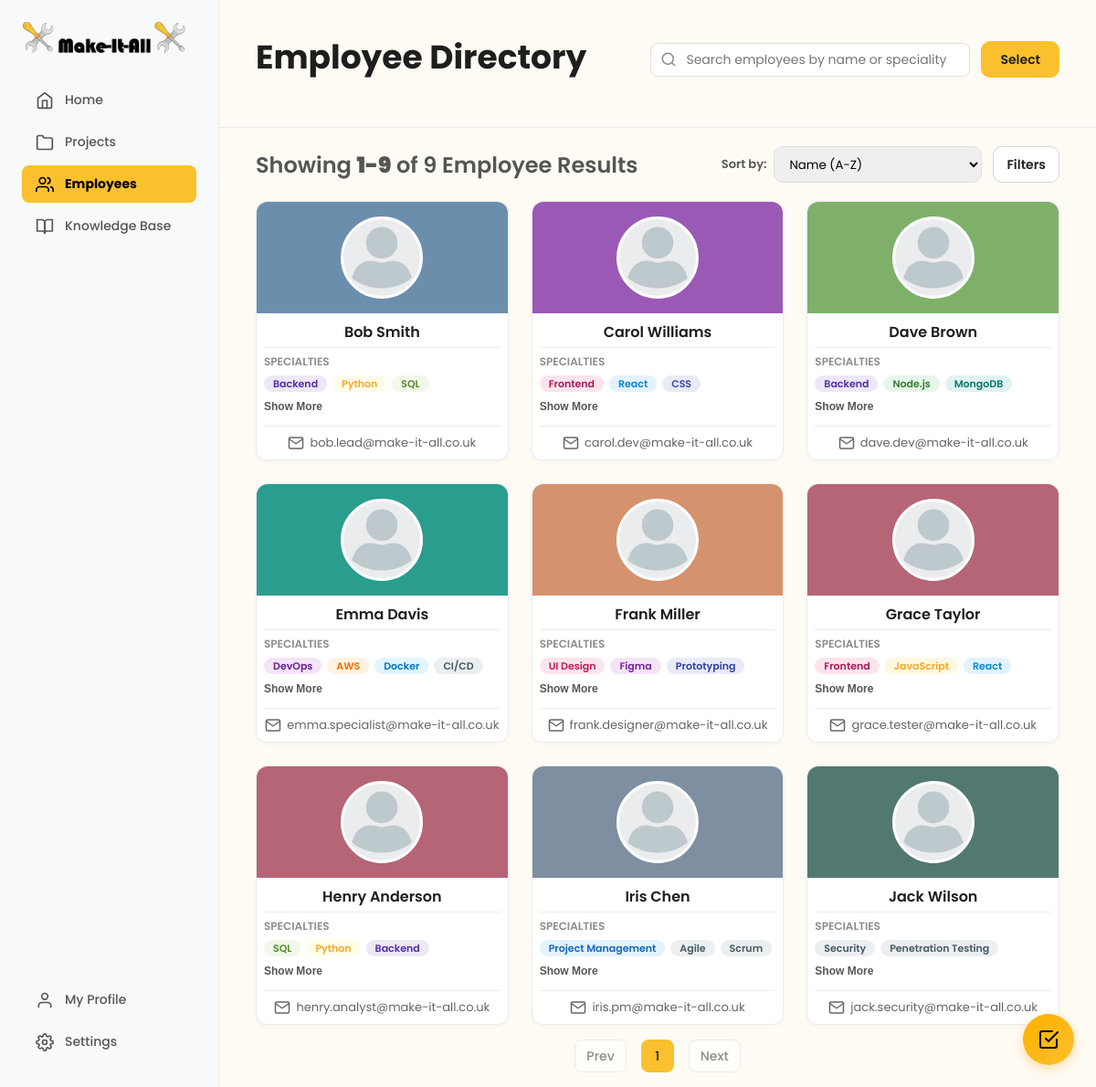
Before: /user/employees/employee-directory.php (signed in) with the older database file.
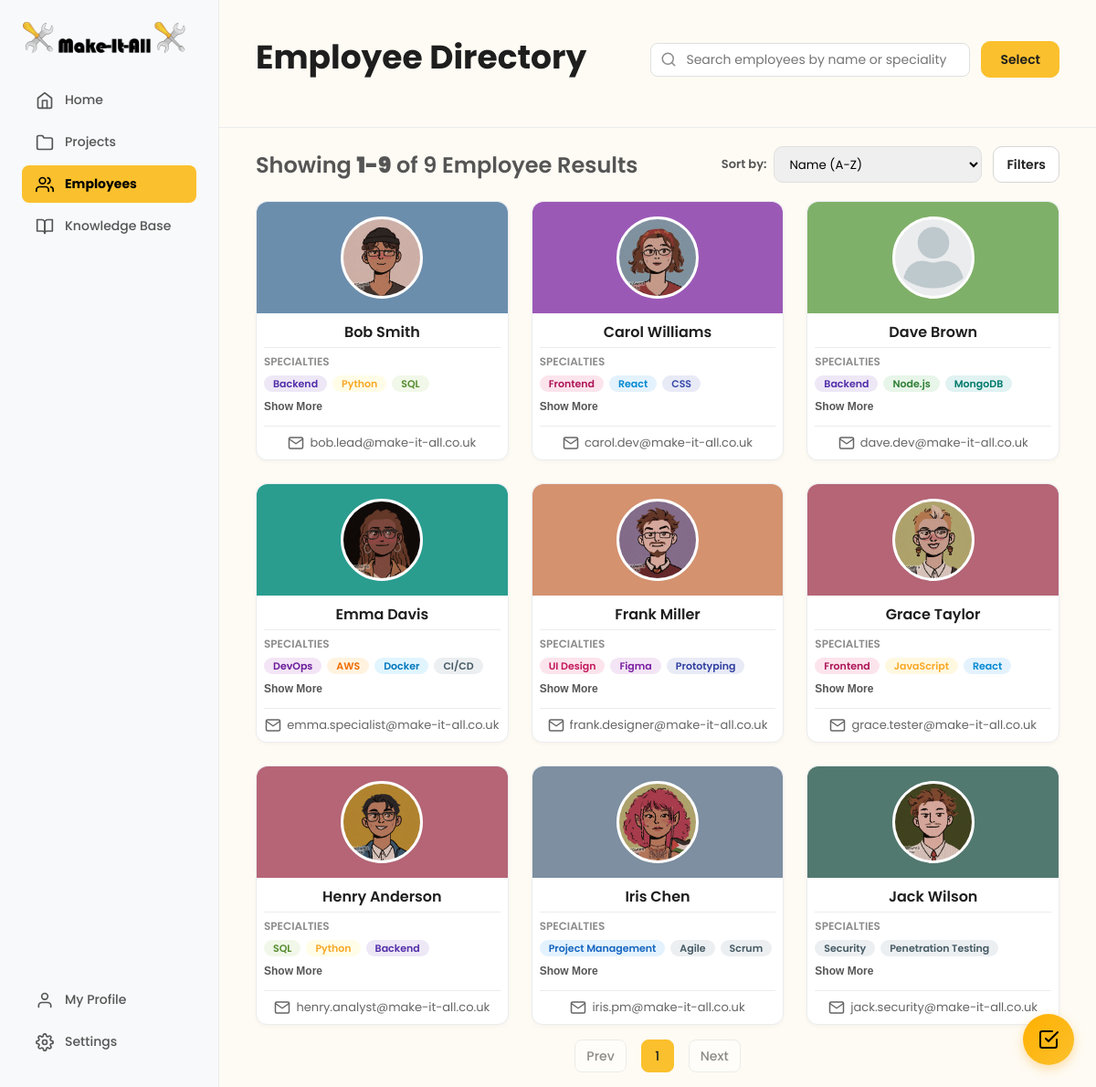
After: the same page with the newer database file.
### tables this page shows
CREATE TABLE users (
    user_id INT AUTO_INCREMENT PRIMARY KEY,
    email VARCHAR(255) NOT NULL UNIQUE,
    password_hash VARCHAR(255) NULL COMMENT 'NULL for non-registered employees',
    is_registered BOOLEAN DEFAULT FALSE,
    first_name VARCHAR(100) NOT NULL,
    last_name VARCHAR(100) NOT NULL,
    profile_picture VARCHAR(255) DEFAULT '/default-avatar.png',
    role ENUM('manager', 'team_leader', 'team_member', 'technical_specialist') NOT NULL DEFAULT 'team_member',
    department VARCHAR(100),
    specialties TEXT COMMENT 'JSON array: ["Frontend", "React", "UX Design"]',
    manager_id INT NULL COMMENT 'Self-referencing FK - who manages this user',
    is_active BOOLEAN DEFAULT TRUE,
    last_login TIMESTAMP NULL,
    created_at TIMESTAMP DEFAULT CURRENT_TIMESTAMP,
    updated_at TIMESTAMP DEFAULT CURRENT_TIMESTAMP ON UPDATE CURRENT_TIMESTAMP,
    FOREIGN KEY (manager_id) REFERENCES users(user_id) ON DELETE SET NULL,
    INDEX idx_email (email),
    INDEX idx_role (role),
    INDEX idx_manager (manager_id),
    INDEX idx_is_registered (is_registered),
    INDEX idx_is_active (is_active)
);

### user/employees/employee-directory.php (the view, shortened to what this page needs)
<?php
$database = new Database();
$pdo = $database->getConnection();
$bannerColors = [
    '#5B9BD5',
    '#7FB069',
    '#9B59B6',
    '#D4926F',
    '#45B7B8',
    '#6C8EAD',
    '#2A9D8F',
    '#B56576',
    '#52796F',
    '#7D8FA0',
];
function getEmployeeColor($userId, $bannerColors, &$colorMap) {
    $selectedColor = $bannerColors[array_rand($bannerColors)];
    return $selectedColor;
}
$perPage = 20;
$page = isset($_GET['page']) && is_numeric($_GET['page'])
    ? max(1, (int) $_GET['page'])
    : 1;
$offset = ($page - 1) * $perPage;
$allowedSorts = [
    'name_asc'      => 'u.first_name ASC, u.last_name ASC',
    'projects_asc'  => 'project_count ASC',
    'projects_desc' => 'project_count DESC'
];
$sortKey = $_GET['sort'] ?? 'name_asc';
$orderBy = $allowedSorts[$sortKey] ?? $allowedSorts['name_asc'];
$searchQuery = isset($_GET['search']) ? trim($_GET['search']) : '';
$countSql = "
    SELECT COUNT(DISTINCT u.user_id)
    FROM users u
    WHERE u.is_active = TRUE
      AND u.role != 'manager'
";
$countStmt = $pdo->prepare($countSql);
$countStmt->execute();
$totalEmployees = (int) $countStmt->fetchColumn();
$totalPages = (int) ceil($totalEmployees / $perPage);
$range = 1;
$queryParams = $_GET;
unset($queryParams['page']);
$queryString = http_build_query($queryParams);
$queryString = $queryString ? '&' . $queryString : '';
$sql = "
SELECT
    u.user_id,
    u.email,
    u.first_name,
    u.last_name,
    u.role,
    u.profile_picture,
    u.specialties,
    COUNT(DISTINCT pm.project_id) AS project_count,
    GROUP_CONCAT(DISTINCT p.project_name SEPARATOR ', ') AS projects
FROM users u
LEFT JOIN project_members pm
    ON u.user_id = pm.user_id
    AND pm.left_at IS NULL
LEFT JOIN projects p
    ON pm.project_id = p.project_id
WHERE u.is_active = TRUE
  AND u.role != 'manager'
";
$sql .= "
GROUP BY u.user_id
ORDER BY $orderBy
LIMIT :limit OFFSET :offset
";
$stmt = $pdo->prepare($sql);
$stmt->bindValue(':limit', $perPage, PDO::PARAM_INT);
$stmt->bindValue(':offset', $offset, PDO::PARAM_INT);
$stmt->execute();
$employees = $stmt->fetchAll(PDO::FETCH_ASSOC);
$specialtyClassMap = [
    'Project Management' => 'spec-project-management',
    'Strategy'           => 'spec-strategy',
    'Leadership'         => 'spec-leadership',
    'Backend'            => 'spec-backend',
    'Python'             => 'spec-python',
    'SQL'                => 'spec-sql',
    'API Design'         => 'spec-api-design',
    'Frontend'           => 'spec-frontend',
    'React'              => 'spec-react',
    'CSS'                => 'spec-css',
    'JavaScript'         => 'spec-javascript',
    'Node.js'            => 'spec-node-js',
    'MongoDB'            => 'spec-mongodb',
    'DevOps'             => 'spec-devops',
    'AWS'                => 'spec-aws',
    'Docker'             => 'spec-docker',
    'CI/CD'              => 'spec-ci-cd',
    'UI Design'          => 'spec-ui-design',
    'Figma'              => 'spec-figma',
    'Prototyping'        => 'spec-prototyping',
];
$start = $totalEmployees > 0 ? $offset + 1 : 0;
$end = min($offset + count($employees), $totalEmployees);
?>
<!DOCTYPE html>
<html lang="en">
<head>
    <link rel="stylesheet" href="../dashboard.css">
    <link rel="stylesheet" href="employees.css">
</head>
<body>
    <?php include '../to-do/todo_widget.php'; ?>
    <div class="dashboard-container">
        <nav class="sidebar">
            <div class="nav-top">
                <div class="logo-container">
                    <img src="../logo.png" class="logo-icon">
                </div>
                <ul class="nav-main">
                    <?php if (isset($_SESSION['role']) && ($_SESSION['role'] === 'manager' || $_SESSION['role'] === 'team_leader')): ?>
                        <li><a href="../home/home.php"><i data-feather="home"></i>Home</a></li>
                    <?php endif; ?>
                    <li><a href="../project/projects-overview.php"><i data-feather="folder"></i>Projects</a></li>
                    <?php if (isset($_SESSION['role']) && $_SESSION['role'] === 'manager'): ?>
                        <li class="active-parent">
                            <a href="employee-directory.php"><i data-feather="users"></i>Employees</a>
                        </li>
                    <?php endif; ?>
                    <li><a href="../knowledge-base/knowledge-base.html"><i data-feather="book-open"></i>Knowledge Base</a></li>
                </ul>
            </div>
            <div class="nav-footer">
                <ul>
                    <li id="nav-my-profile"><a href="employee-profile.php?id=<?= $_SESSION['user_id'] ?>"><i data-feather="user"></i>My Profile</a></li>
                    <li><a href="../settings.php"><i data-feather="settings"></i>Settings</a></li>
                </ul>
            </div>
        </nav>
        <main class="main-content">
            <header class="project-header">
                <div class="project-header-top">
                        <h1>Employee Directory</h1>
            <div class="employees-controls">
                <div class="employee-search">
                    <i data-feather="search"></i>
                    <input
                        type="text"
                        id="employee-search-input"
                        name="search"
                        placeholder="Search employees by name or speciality"
                        value="<?= htmlspecialchars($searchQuery) ?>"
                    >
                </div>
                <div class="employee-actions">
                    <button class="select-mode-btn" id="select-mode-btn">Select</button>
                </div>
            </div>
                </div>
            </header>
            <div class="section-divider"></div>
            <div class="employee-meta">
                <div id="employees-count" class="employees-count">
                <?php if ($totalEmployees === 0): ?>
                    No Results Found
                <?php else: ?>
                    Showing <strong><?= $start ?>-<?= $end ?></strong>
                    of <?= $totalEmployees ?> Employee Results
                <?php endif; ?>
                </div>
                <div class="employees-tools">
                    <div class="sort-wrap">
                        <span class="sort-label">Sort by:</span>
                        <select class="sort-dropdown" id="sortEmployees">
                            <option value="name_asc" <?= $sortKey === 'name_asc' ? 'selected' : '' ?>>Name (A-Z)</option>
                        </select>
                    </div>
                    <div class="filter-group">
                        <button class="filter-toggle" id="filter-toggle" type="button">
                            Filters
                        </button>
                    </div>
                </div>
            </div>
            <div class="employee-section">
                <div id="employee-grid" class="employee-grid">
                    <?php foreach ($employees as $employee): ?>
                        <?php
                            $employeeColor = getEmployeeColor(
                                $employee['user_id'],
                                $bannerColors,
                                $_SESSION['employee_colors']
                            );
                            $specialties = [];
                            if (!empty($employee['specialties'])) {
                                $specialties = json_decode($employee['specialties'], true)
                                    ?? explode(',', $employee['specialties']);
                            }
                        ?>
                        <article
                            class="employee-card"
                            data-profile-url="employee-profile.php?id=<?= urlencode($employee['user_id']) ?>"
                            data-employee-id="<?= $employee['user_id'] ?>"
                        >
                            <div class="employee-card-top" style="background-color: <?= htmlspecialchars($employeeColor) ?>;">
                                <div class="employee-avatar">
                                    <img
                                        src="<?= htmlspecialchars($employee['profile_picture']) ?>"
                                        alt="Avatar"
                                    >
                                </div>
                            </div>
                            <div class="employee-card-body">
                                <h3 class="employee-name">
                                    <?= htmlspecialchars($employee['first_name'] . ' ' . $employee['last_name']) ?>
                                </h3>
                                <div class="employee-specialties">
                                    <div class="block-title">Specialties</div>
                                    <div class="specialties-container collapsed">
                                        <?php foreach ($specialties as $skill): ?>
                                            <?php
                                                $skillName  = trim($skill);
                                                $skillClass = $specialtyClassMap[$skillName] ?? 'spec-default';
                                            ?>
                                            <span class="specialty-pill <?= $skillClass ?>">
                                                <?= htmlspecialchars($skillName) ?>
                                            </span>
                                        <?php endforeach; ?>
                                    </div>
                                    <button type="button" class="see-more-btn" hidden>Show More</button>
                                </div>
                                <div class="employee-card-footer">
                                    <i data-feather="mail"></i>
                                    <span class="employee-email">
                                        <?= htmlspecialchars($employee['email']) ?>
                                    </span>
                                </div>
                            </div>
                        </article>
                    <?php endforeach; ?>
                </div>
                <div id="employees-pagination" class="employees-pagination">
                    <?php if ($page > 1): ?>
                        <a class="pagination-btn" href="?page=<?= $page - 1 ?><?= $queryString ?>">
                            Prev
                        </a>
                    <?php else: ?>
                        <button class="pagination-btn" disabled>
                            Prev
                        </button>
                    <?php endif; ?>
                    <div class="pagination-pages">
                    <?php
                    for ($i = max(1, $page - $range); $i <= min($totalPages, $page + $range); $i++) {
                        if ($i == $page) {
                            echo '<span class="pagination-page active">' . $i . '</span>';
                        } else {
                            echo '<a class="pagination-page" href="?page=' . $i . $queryString . '">' . $i . '</a>';
                        }
                    }
                    ?>
                    </div>
                    <?php if ($page < $totalPages): ?>
                        <a class="pagination-btn" href="?page=<?= $page + 1 ?><?= $queryString ?>">
                            Next
                        </a>
                    <?php else: ?>
                        <button class="pagination-btn" disabled>
                            Next
                        </button>
                    <?php endif; ?>
                </div>
            </div>
        </main>
    </div>
</body>
</html>

### user/to-do/todo_widget.php (shortened to what this page needs)
<div class="floating-todo-widget" id="floating-todo-widget">
  <button class="todo-fab" id="todo-fab" aria-label="Toggle personal todos">
    <i data-feather="check-square"></i>
  </button>
</div>

### user/dashboard.css (style rules this page uses)
html, body { height: 100%; }
body { background: #FEFBF4; font-family: 'Poppins', sans-serif; margin: 0; height: 100vh; color: #1E1E1E; overflow: hidden; }
* { box-sizing: border-box; }
a { color: #1E1E1E; transition: color 0.2s ease; }
.dashboard-container { display: flex; width: 100%; height: 100vh; }
.sidebar { width: 240px; flex-shrink: 0; background: #F8F9FA; padding: 24px; display: flex; flex-direction: column; justify-content: space-between; border-right: 1px solid #EAECEE; }
.logo-container { display: flex; align-items: center; gap: 8px; font-size: 20px; font-weight: 700; margin-bottom: 30px; }
.logo-icon { width: 180px; height: 35px; }
.sidebar ul { list-style: none; padding: 0; margin: 0; }
.sidebar ul a { display: flex; align-items: center; gap: 12px; padding: 10px 15px; text-decoration: none; color: #555; font-weight: 500; border-radius: 8px; margin-bottom: 5px; font-size: 14px; }
.sidebar ul a svg { width: 20px; height: 20px; }
.sidebar ul.nav-main>li.active-parent>a { background: #FBC02D; color: black; font-weight: 700; }
.main-content { flex: 1; padding: 0; display: flex; flex-direction: column; min-height: 0; overflow-y: auto; height: 100vh; }
.project-header { display: flex; flex-direction: column; padding: 30px 40px 0 40px; flex-shrink: 0; }
.project-header-top { display: flex; justify-content: space-between; align-items: center; width: 100%; }
.project-header h1 { font-size: 36px; font-weight: 700; margin: 5px 0 10px 0; }
.filter-group { position: relative; display: inline-flex; align-items: center; }
.filter-toggle { height: 42px; padding: 0 14px; border-radius: 10px; border: 1.5px solid #D6D6D6; background: #fff; font-family: 'Poppins', sans-serif; font-size: 14px; font-weight: 600; color: #212121; cursor: pointer; transition: border-color 0.15s ease, box-shadow 0.15s ease; }
.floating-todo-widget { position: fixed; bottom: 24px; right: 24px; z-index: 999; }
.todo-fab { position: relative; width: 56px; height: 56px; border-radius: 50%; background: linear-gradient(135deg, #FFB000, #FBC02D); border: none; box-shadow: 0 4px 12px rgba(251, 176, 45, 0.4); cursor: pointer; display: flex; align-items: center; justify-content: center; transition: all 0.3s ease; }

Changed rows visible on the page:
changed users "Bob Smith": profile_picture: picture added in place of a placeholder
changed users "Carol Williams": profile_picture: picture added in place of a placeholder
changed users "Emma Davis": profile_picture: picture added in place of a placeholder
changed users "Frank Miller": profile_picture: picture added in place of a placeholder
changed users "Grace Taylor": profile_picture: picture added in place of a placeholder
changed users "Henry Anderson": profile_picture: picture added in place of a placeholder
changed users "Iris Chen": profile_picture: picture added in place of a placeholder
changed users "Jack Wilson": profile_picture: picture added in place of a placeholder
